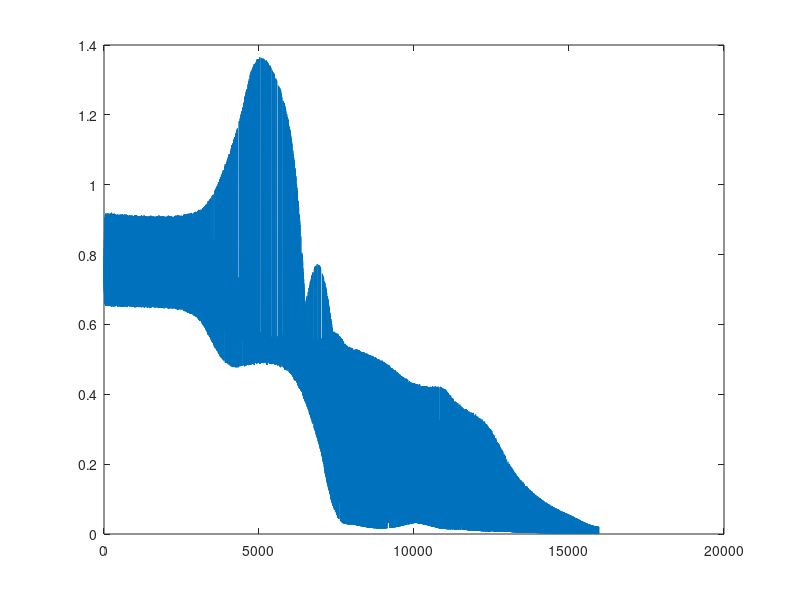

Source code (MATLAB):
% Simple Neural Network Demo (CS280) by Pros Naval
clear;
% Define Architecture of NN
n_in = 3;
n_h1 = 7; 
n_h2 = 5;
n_out = 3;

eta = 0.1; % Learning Rate

% Pre-allocate storage and initialize weights + biases
x_in = zeros(n_in,1); 
w_h1 = -0.1+(0.1+0.1)*rand(n_h1,n_in);
b_h1 = -0.1+(0.1+0.1)*rand(n_h1,1);
w_h2 = -0.1+(0.1+0.1)*rand(n_h2,n_h1);
b_h2 = -0.1+(0.1+0.1)*rand(n_h2,1);
w_out = -0.1+(0.1+0.1)*rand(n_out,n_h2);
b_out = -0.1+(0.1+0.1)*rand(n_out,1);
d_out = zeros(n_out,1);
% Training Data
N = 8;
X = [
0 0 0;
0 0 1;
0 1 0;
0 1 1;
1 0 0;
1 0 1;
1 1 0;
1 1 1];
Y = [
0 0 0;
1 1 0;
1 0 1;
0 1 1;
0 1 1;
1 0 0;
1 1 0;
0 0 0];


max_epoch = 30000;
% TRAINING PHASE
totalerr = zeros(max_epoch,1);
for q = 1:max_epoch
    p = randperm(N); % shuffle patterns
    for n = 1:N
        nn = p(n);
        % read data
        x_in = X(nn,:)';
        d_out = Y(nn,:)';
    % forward pass    
        % hidden layer 1
        v_h1 = w_h1*x_in + b_h1;
        y_h1 = 1./(1+exp(-v_h1));
        % hidden layer 2
        v_h2 = w_h2*y_h1 + b_h2;
        y_h2 = 1./(1+exp(-v_h2));
        % output layer
        v_out = w_out*y_h2 + b_out;
        out = 1./(1+exp(-v_out));  
   % error backpropagation %
        % compute error
        err = d_out - out;
        % compute gradient in output layer
        delta_out = err.*out.*(1 - out);
        % compute gradient in hidden layer 2
        delta_h2 = y_h2.*(1-y_h2).*(w_out'*delta_out);
        % compute gradient in hidden layer 1
        delta_h1 = y_h1.*(1-y_h1).*(w_h2'*delta_h2);
        % update weights and biases in output layer 
        w_out = w_out + eta.*delta_out*y_h2';
        b_out = b_out + eta.*delta_out;
        % update weights and biases in hidden layer 2
        w_h2 = w_h2 + eta.*delta_h2*y_h1';
        b_h2 = b_h2 + eta.*delta_h2;
        % update weights and biases in hidden layer 1
        w_h1 = w_h1 + eta.*delta_h1*x_in';
        b_h1 = b_h1 + eta.*delta_h1;
    end
    totalerr(q) = totalerr(q) + sum(err.*err);
    if mod(q,500) == 0
        fprintf('iteration: %d Error: %f\n',q,totalerr(q));
    end
    % if termination condition is satisfied save weights and exit
    if totalerr(q) < 0.001
        break
    end
end
% TEST PHASE
nn_output = zeros(size(Y));
for n = 1:N
    % read data
    x_in = X(n,:)';
    d_out = Y(n,:)';
    % hidden layer 1
    v_h1 = w_h1*x_in + b_h1;
    y_h1 = 1./(1+exp(-v_h1));
    % hidden layer 2
    v_h2 = w_h2*y_h1 + b_h2;
    y_h2 = 1./(1+exp(-v_h2));
    % output layer
    v_out = w_out*y_h2 + b_out;
    out = 1./(1+exp(-v_out));
    nn_output(n,:) = ge(out',0.5);
    [x_in' nn_output(n,:)]
end

fprintf('Total Bits with error: %d\n', sum(sum(abs(Y-nn_output))));
fprintf('Total epochs: %d\n',q);
fprintf('Network Error at termination: %f\n',totalerr(q));
figure;
plot(totalerr(1:q));

% Things to try
% 1) Do not shuffle the patterns. Observe the error curve. Did the network learn ?
% 2) Change learning rate to 0.5 or 0.01. Observe the error curve. Did the network learn ?
% 3) Change the architecture (e.g. 3-2-2-3; 3-20-35-3)

